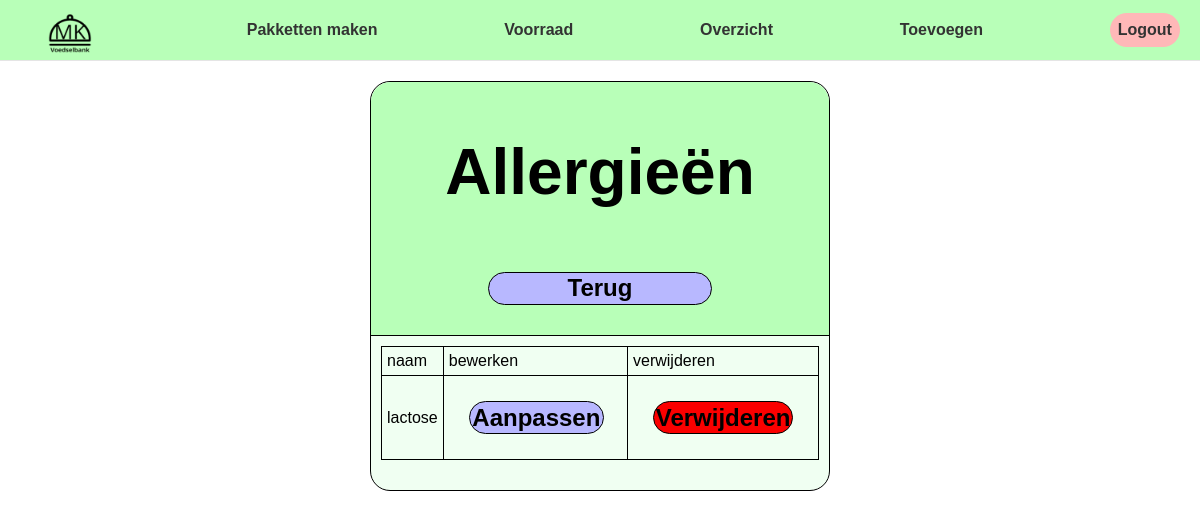
The page /allergieen/ (signed in) on the database as committed earlier.
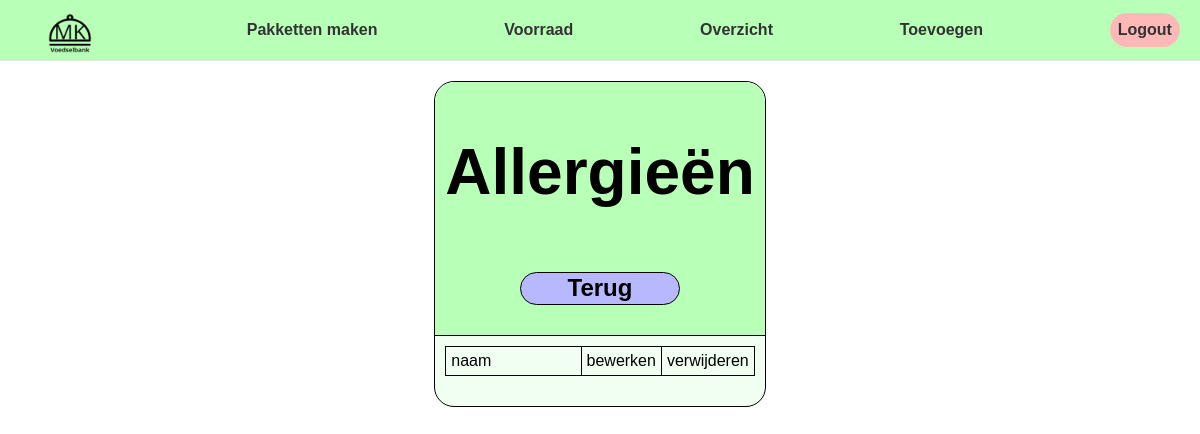
The same page on the database as committed later.
### klanten/models/alergie.py (models this page shows, shortened)
class Alergie(models.Model):
    name = models.CharField(max_length=100)

### directie/views/overzicht_allergieen.py (the view)
# urls.py: path('allergieen/', alergie, name='allergieen-overzicht'),
@login_required(login_url='')
def alergie(request):
    allergieen = Alergie.objects.all()
    context = {'allergieen': allergieen}
    return render(request, 'directie/alergieoverzicht.html', context)

### templates/directie/alergieoverzicht.html (shortened to what this page needs)
{% extends "../base.html" %}
{% load static %}
{% block stylesheets %}
    <link
      type="text/css"
      rel="stylesheet"
      href="../../static/css/overzicht.css"
    />
{% endblock %}
{% block content %}
    <div class="content">
      <div class="categorie">
        <div class="topbar">
          <div class="topbar_title">
            <h1>Allergieën</h1>
          </div>
          <a class="return_btn" href="{% url 'directie-homepage' %}">Terug</a>
        </div>
        <div class="content_tab">
          <div class="table">
            <table class="table">
            <tr class="row">
              <td class="collum"><p>naam</p></td>
              <td class="collum"><p>bewerken</p></td>
              <td class="collum"><p>verwijderen</p></td>
            </tr>
            {% for allergie in allergieen %}
                {% include "components/allergie-item.html" with allergie=allergie %}
            {% endfor %}
          </table>
          </div>
        </div>
      </div>
    </div>
{% endblock %}

### templates/components/allergie-item.html (shortened to what this page needs)
{% load static %}
<tr class="row">
    <td class="collum"><p>{{ allergie.name }}</p></td>
    <td class="collum"><a class="btn" href="{% url 'allergieen-aanpassen' id=allergie.id %}"><span>Aanpassen</span><a/></td>
    <td class="collum">
        <a class="rmvbtn" href="{% url 'verwijder_allergieen' id=allergie.id %}"><span>Verwijderen</span></a>
    </td>
</tr>

Rows that differ between the two databases and show on the page:
removed Alergie: name "lactose"
